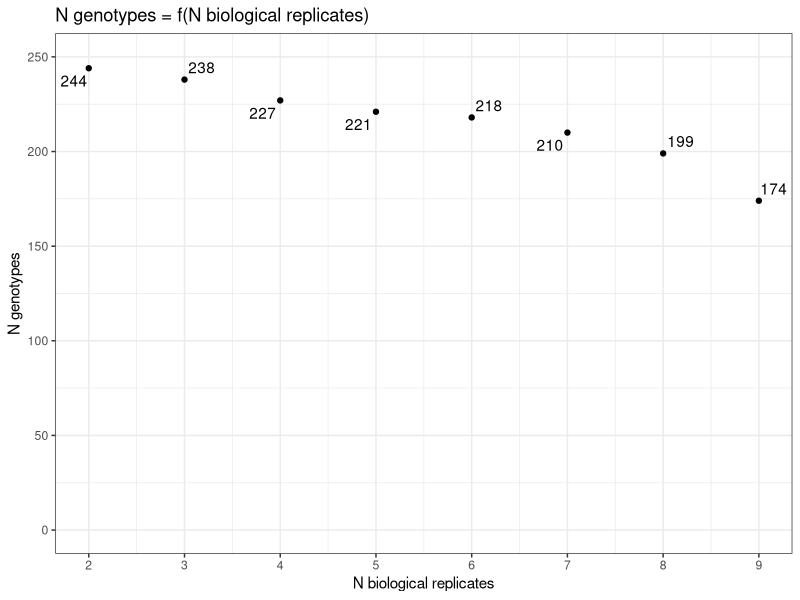
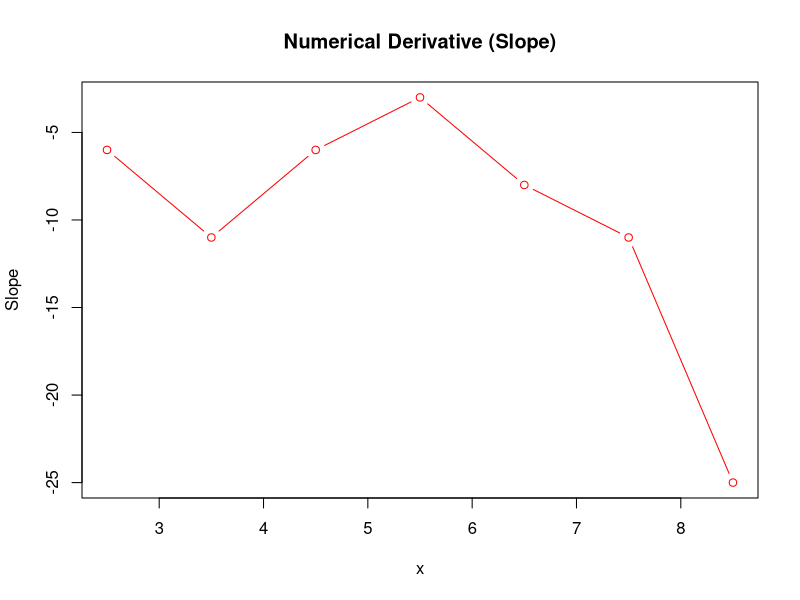
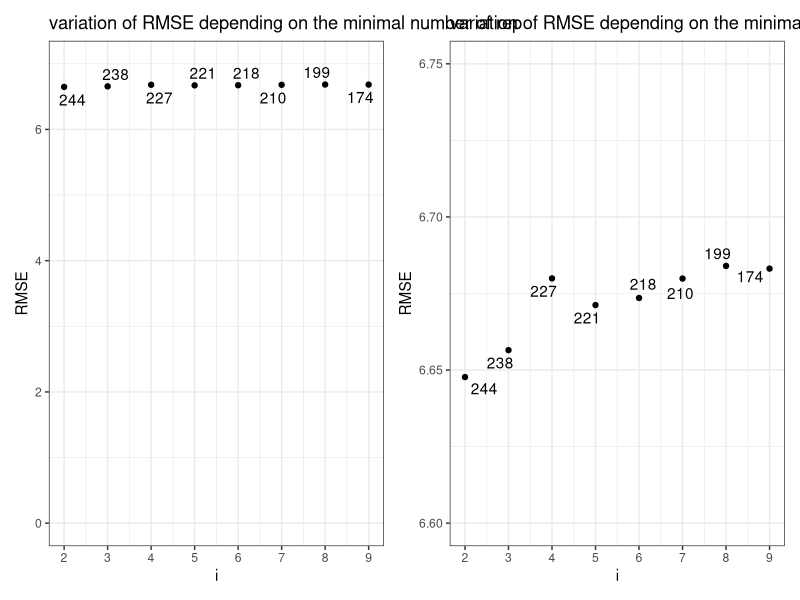
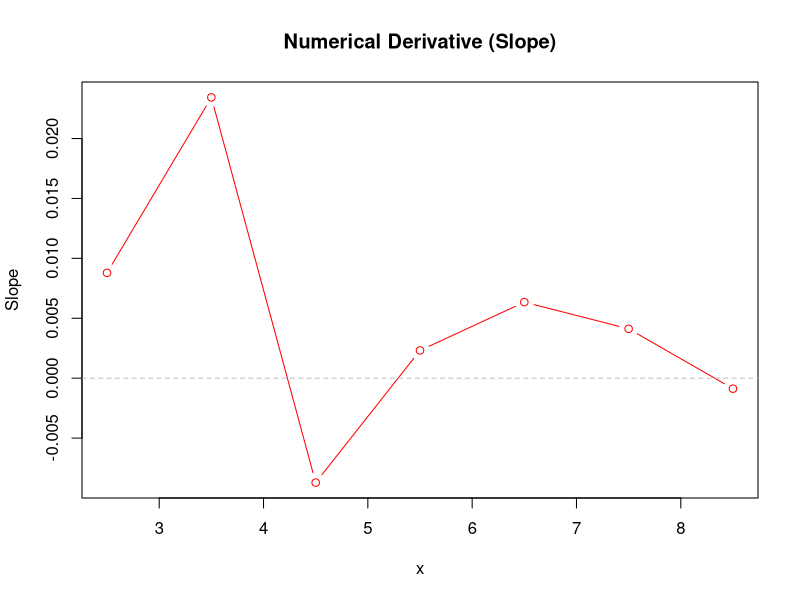
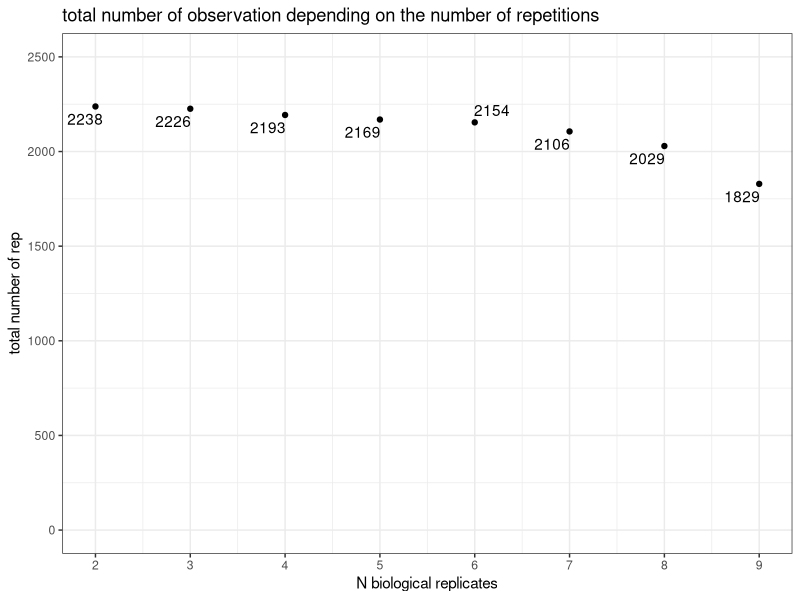
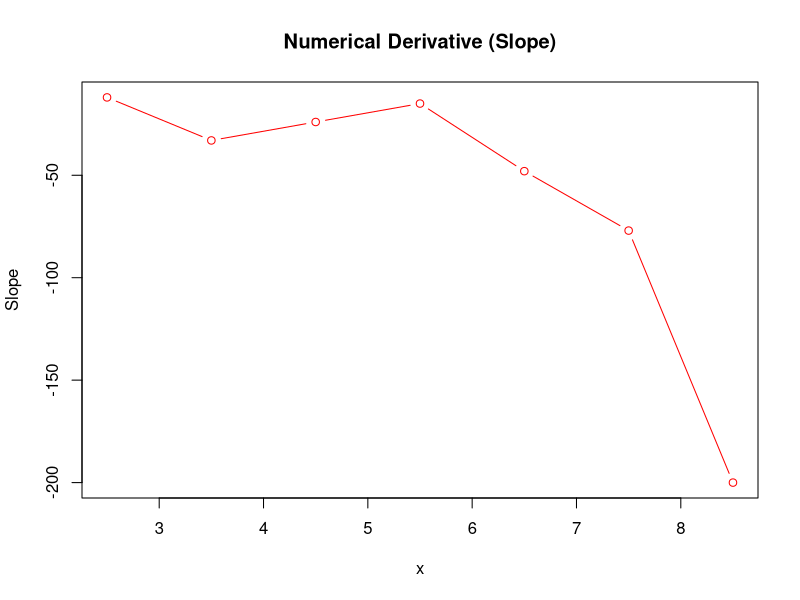
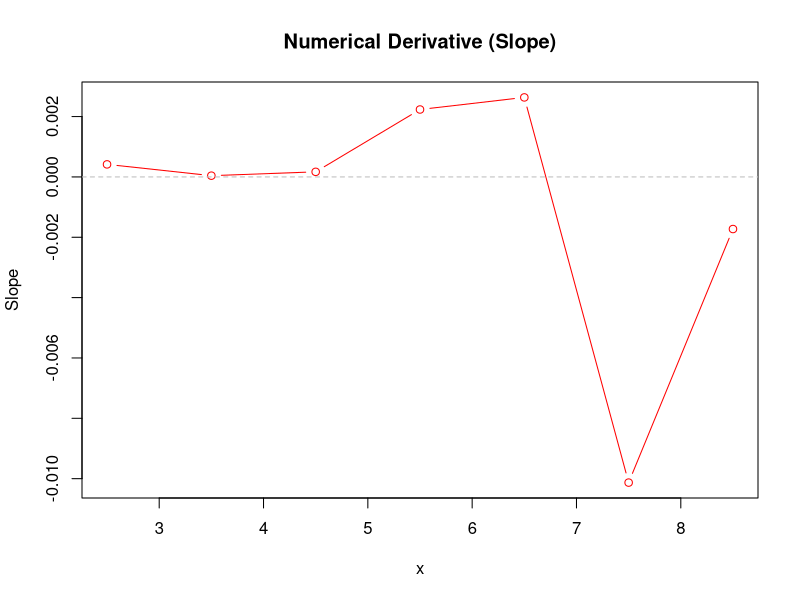
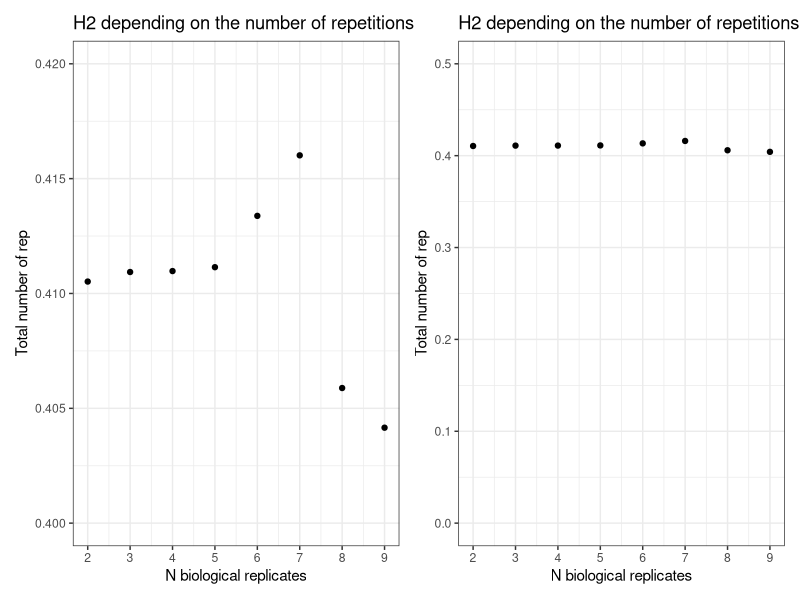

Recreate these plots in R, in order.
## ---- chunk 1
#| echo: false
#| warning: false

suppressPackageStartupMessages(library("tidyverse"))
suppressPackageStartupMessages(library("lme4"))
suppressPackageStartupMessages(library("Hmisc"))
suppressPackageStartupMessages(library("corrplot"))
suppressPackageStartupMessages(library("emmeans"))
suppressPackageStartupMessages(library("patchwork"))
suppressPackageStartupMessages(library("ggplot2"))
suppressPackageStartupMessages(library("dplyr"))


## ---- chunk 2
data250_apisum_00 <- read.csv("../../../../../../01.data/2023_screen_specifics_251genotypes/01.acyrthosiphon_pisum_P123amp_on_faba_collection/acyrthospipon_pisum_fecundity_on_faba_collection.csv", stringsAsFactors = FALSE, sep = ",") %>%  
  mutate(ivip = as.factor(ivip)) %>% 
  mutate(session = as.factor(session)) 



data250_apisum_01 <- data250_apisum_00 %>% filter(!is.na(larvae_total_number))
data250_apisum_01$ivip <- droplevels(data250_apisum_01$ivip)

data250_apisum_02<- data250_apisum_01 %>% filter(adult_alive != "0") #remove if no adult
data250_apisum_02$ivip <- droplevels(data250_apisum_02$ivip)

data250_apisum_02$ivip <-as.factor(data250_apisum_02$ivip)


## ---- chunk 3
analyze_filtered_data <- function(data, i, filter_name) {
  data <- data %>%
    group_by(ivip) %>%
    filter(n() >= i) %>%
    ungroup() %>%
    droplevels()

  if (nrow(data) < 5 || nlevels(data$ivip) < 2) {
    return(NULL)  # skip iterations with too little data
  }

  NGEN <- nlevels(data$ivip)
  n_after <- nrow(data)

  # Fit the model
  mod <- lmer(larvae_total_number ~ ivip + (1|session/block), data = data)
  residuals_values <- residuals(mod)
  RMSE <- sqrt(mean(residuals_values^2))
  shapiro_res <- shapiro.test(residuals_values)$p.value
  shapiro <- shapiro.test(data$larvae_total_number)$p.value

  # Heritability model
  mod_h2 <- lmer(larvae_total_number ~ (1 | ivip) + (1 | session), data = data)
  estimates <- as.data.frame(VarCorr(mod_h2))
  genetic_variance <- estimates$vcov[1]
  residual_variance <- estimates$vcov[3]
  nbE <- nlevels(data$session)
  H2 <- genetic_variance / (genetic_variance + (residual_variance / nbE))

  return(data.frame(
    filter = filter_name, i = i, RMSE = RMSE, n_after = n_after,
    H2 = H2, shapiro = shapiro, shapiro_res = shapiro_res, NGEN = NGEN
  ))
}
## ---- chunk 4

# Initialize an empty data frame to store results
results <- data.frame(x = numeric(0), i = numeric(0), RMSE = numeric(0), 
                       n_after = numeric(0), H2=numeric(0),shapiro=numeric(0),shapiro_res=numeric(0),NGEN=numeric(0), stringsAsFactors = FALSE)


###filter based on IQR
    # Calculate IQR and bounds for outlier removal
    IQR_value <- IQR(data250_apisum_02$larvae_total_number)
    lower_bound <- quantile(data250_apisum_02$larvae_total_number, 0.25) - 1.5 * IQR_value
    upper_bound <- quantile(data250_apisum_02$larvae_total_number, 0.75) + 1.5 * IQR_value
    filter ="IQR"
    # Filter out outliers
    data_iqr <- data250_apisum_02[data250_apisum_02$larvae_total_number >= lower_bound & data250_apisum_02$larvae_total_number <= upper_bound, ]
    

for (i in 2:9) {
  res <- analyze_filtered_data(data_iqr, i, filter_name = "IQR")
  if (!is.null(res)) results <- rbind(results, res)
}

for (i in 2:9) {
  res <- analyze_filtered_data(data250_apisum_02, i, filter_name = "no_filter")
  if (!is.null(res)) results <- rbind(results, res)
    }
    
data_manual<- data250_apisum_02 %>% filter(larvae_total_number != "0") 

for (i in 2:9) {
  res <- analyze_filtered_data(data_manual, i, filter_name = "Manual_filter")
  if (!is.null(res)) results <- rbind(results, res)
}

print(results)
## ---- chunk 5
iqr_results <- results %>% filter(filter == "IQR")
## ---- chunk 6

ggplot(iqr_results, aes(x = i, y = NGEN)) +
  geom_point() +
  scale_x_continuous(breaks=seq(1,13,1)) +
  scale_y_continuous(limits = c(0,250)) +
  theme_bw() +
  ggrepel::geom_text_repel(aes(label = NGEN), arrow = T) +
  labs(x = "N biological replicates", y = "N genotypes") +
  ggtitle("N genotypes = f(N biological replicates)")

y<-as.vector(iqr_results$NGEN)
x<-as.vector(iqr_results$i)

# Compute slope (finite differences)
slope <- diff(y) / diff(x)

# To align slopes with x-values, use midpoints
x_mid <- (x[-1] + x[-length(x)]) / 2

# Plot slope (derivative)
plot(x_mid, slope, type = "b", col = "red", main = "Numerical Derivative (Slope)",
     ylab = "Slope", xlab = "x")
abline(h = 0, col = "gray", lty = 2)  # reference line for zero slope



## ---- chunk 7

away <- ggplot(iqr_results, aes(x = i, y = RMSE)) +
  geom_point() +
  scale_x_continuous(breaks=seq(1,13,1)) +
  scale_y_continuous(limits = c(0,7)) +
  theme_bw() +
  ggrepel::geom_text_repel(aes(label = NGEN), arrow = T) +
  labs(x = "i", y = "RMSE") +
  ggtitle("variation of RMSE depending on the minimal number of rep")

close<- ggplot(iqr_results, aes(x = i, y = RMSE)) +
  geom_point() +
  scale_x_continuous(breaks=seq(1,13,1)) +
  scale_y_continuous(limits = c(6.6,6.75)) +
  theme_bw() +
  ggrepel::geom_text_repel(aes(label = NGEN), arrow = T) +
  labs(x = "i", y = "RMSE") +
  ggtitle("variation of RMSE depending on the minimal number of rep")

away+close

y<-as.vector(iqr_results$RMSE)
x<-as.vector(iqr_results$i)

# Compute slope (finite differences)
slope <- diff(y) / diff(x)

# To align slopes with x-values, use midpoints
x_mid <- (x[-1] + x[-length(x)]) / 2

# Plot slope (derivative)
plot(x_mid, slope, type = "b", col = "red", main = "Numerical Derivative (Slope)",
     ylab = "Slope", xlab = "x")
abline(h = 0, col = "gray", lty = 2)  # reference line for zero slope


## ---- chunk 8
ggplot(iqr_results, aes(x = i, y = n_after)) +
  geom_point() +
  scale_x_continuous(breaks=seq(1,13,1)) +
  scale_y_continuous(limits = c(0,2500)) +
  theme_bw() +
  ggrepel::geom_text_repel(aes(label = n_after), arrow = T) +
  labs(x = "N biological replicates", y = "total number of rep") +
  ggtitle("total number of observation depending on the number of repetitions")

y<-as.vector(iqr_results$n_after)
x<-as.vector(iqr_results$i)

# Compute slope (finite differences)
slope <- diff(y) / diff(x)

# To align slopes with x-values, use midpoints
x_mid <- (x[-1] + x[-length(x)]) / 2

# Plot slope (derivative)
plot(x_mid, slope, type = "b", col = "red", main = "Numerical Derivative (Slope)",
     ylab = "Slope", xlab = "x")
abline(h = 0, col = "gray", lty = 2)  # reference line for zero slope

## ---- chunk 9
close<-ggplot(iqr_results, aes(x = i, y = H2)) +
  geom_point() +
  scale_x_continuous(breaks = seq(1, 13, 1)) +
  scale_y_continuous(limits = c(0.4, 0.42)) +
  theme_bw() +
  labs(
    x = "N biological replicates",
    y = "Total number of rep"
  ) +
  ggtitle("H2 depending on the number of repetitions")

away<-ggplot(iqr_results, aes(x = i, y = H2)) +
  geom_point() +
  scale_x_continuous(breaks = seq(1, 13, 1)) +
  scale_y_continuous(limits = c(0, 0.5)) +
  theme_bw() +
  labs(
    x = "N biological replicates",
    y = "Total number of rep"
  ) +
  ggtitle("H2 depending on the number of repetitions")

y<-as.vector(iqr_results$H2)
x<-as.vector(iqr_results$i)

# Compute slope (finite differences)
slope <- diff(y) / diff(x)

# To align slopes with x-values, use midpoints
x_mid <- (x[-1] + x[-length(x)]) / 2

# Plot slope (derivative)
plot(x_mid, slope, type = "b", col = "red", main = "Numerical Derivative (Slope)",
     ylab = "Slope", xlab = "x")
abline(h = 0, col = "gray", lty = 2)  # reference line for zero slope

close + away
